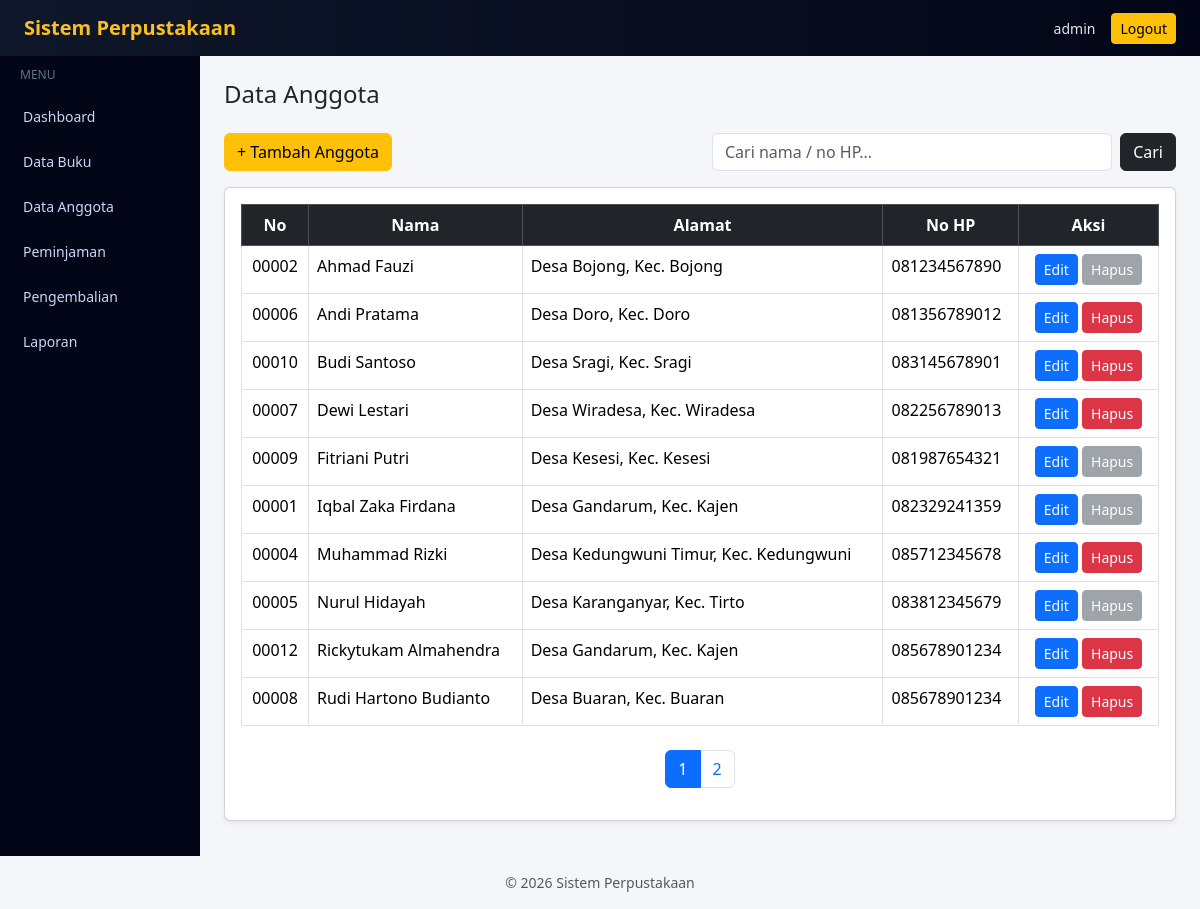
The page /anggota/index.php (signed in) on the database its author committed.
### tables this page shows
CREATE TABLE `anggota` (
  `id_anggota` int NOT NULL,
  `nama` varchar(100) NOT NULL,
  `alamat` text,
  `no_hp` varchar(15) DEFAULT NULL
);

### anggota/index.php (the view, shortened to what this page needs)
<?php
$db = new Database();
$conn = $db->conn;
include "../templates/header.php";
include "../templates/sidebar.php";
$keyword = isset($_GET['search']) ? trim($_GET['search']) : "";
$where = "";
$batas = 10;
$halaman = isset($_GET['halaman']) ? (int)$_GET['halaman'] : 1;
$halaman_awal = ($halaman - 1) * $batas;
$total_data = $conn->query("
    SELECT COUNT(*) AS total
    FROM anggota a
    $where
")->fetch_assoc()['total'];
$total_halaman = ceil($total_data / $batas);
$data = $conn->query("
    SELECT a.*,
           (SELECT COUNT(*)
            FROM peminjaman p
            WHERE p.id_anggota = a.id_anggota) AS total_pinjam
    FROM anggota a
    $where
    ORDER BY a.nama ASC
    LIMIT $halaman_awal, $batas
");
?>
<h4 class="mb-4">Data Anggota</h4>
<div class="row mb-3">
    <div class="col-md-6">
        <a href="tambah.php" class="btn btn-warning">
            + Tambah Anggota
        </a>
    </div>
    <div class="col-md-6">
        <form method="get" class="d-flex">
            <input type="text" name="search"
                class="form-control me-2"
                placeholder="Cari nama / no HP..."
                value="<?= htmlspecialchars($keyword); ?>">
            <button class="btn btn-dark">Cari</button>
        </form>
    </div>
</div>
<div class="card shadow-sm">
    <div class="card-body">
        <table class="table table-bordered table-hover">
            <thead class="table-dark text-center">
                <tr>
                    <th>No</th>
                    <th>Nama</th>
                    <th>Alamat</th>
                    <th>No HP</th>
                    <th width="140">Aksi</th>
                </tr>
            </thead>
            <tbody>
                <?php if ($data->num_rows > 0):
                    while ($row = $data->fetch_assoc()): ?>
                    <tr>
                        <td class="text-center">
                            <?= str_pad($row['id_anggota'], 5, '0', STR_PAD_LEFT); ?>
                        </td>
                        <td><?= $row['nama']; ?></td>
                        <td><?= $row['alamat']; ?></td>
                        <td><?= $row['no_hp']; ?></td>
                        <td class="text-center">
                            <a href="edit.php?id=<?= $row['id_anggota']; ?>"
                               class="btn btn-sm btn-primary">
                                Edit
                            </a>
                            <?php if ($row['total_pinjam'] == 0): ?>
                                <a href="hapus.php?id=<?= $row['id_anggota']; ?>"
                                   class="btn btn-sm btn-danger"
                                   onclick="return confirm('Hapus anggota ini?')">
                                    Hapus
                                </a>
                            <?php else: ?>
                                <button class="btn btn-sm btn-secondary" disabled
                                    title="Anggota memiliki riwayat peminjaman">
                                    Hapus
                                </button>
                            <?php endif; ?>
                        </td>
                    </tr>
                <?php endwhile; endif; ?>
            </tbody>
        </table>
        <nav>
            <ul class="pagination justify-content-center mt-4">
                <?php for ($i = 1; $i <= $total_halaman; $i++): ?>
                    <li class="page-item <?= ($i == $halaman) ? 'active' : ''; ?>">
                        <a class="page-link"
                           href="?halaman=<?= $i; ?>&search=<?= urlencode($keyword); ?>">
                            <?= $i; ?>
                        </a>
                    </li>
                <?php endfor; ?>
            </ul>
        </nav>
    </div>
</div>
<?php include "../templates/footer.php"; ?>

### templates/header.php (shortened to what this page needs)
<!DOCTYPE html>
<html lang="id">
<head>
    <link href="https://cdn.jsdelivr.net/npm/bootstrap@5.3.2/dist/css/bootstrap.min.css" rel="stylesheet">
</head>
<body>
<nav class="navbar navbar-custom px-4">
    <span class="navbar-brand">
        Sistem Perpustakaan
    </span>
    <div class="d-flex align-items-center">
        <span class="admin-name me-3">
            <?= $_SESSION['username']; ?>
        </span>
        <a href="auth/logout.php" class="btn btn-sm btn-warning">
            Logout
        </a>
    </div>
</nav>

### templates/sidebar.php (shortened to what this page needs)
<div class="container-fluid">
    <div class="row">
        <div class="col-md-2 sidebar p-0">
            <div class="sidebar-title">Menu</div>
            <a href="/perpustakaan/index.php">Dashboard</a>
            <a href="/perpustakaan/buku/index.php">Data Buku</a>
            <a href="/perpustakaan/anggota/index.php">Data Anggota</a>
            <a href="/perpustakaan/peminjaman/index.php">Peminjaman</a>
            <a href="/perpustakaan/pengembalian/index.php">Pengembalian</a>
            <a href="/perpustakaan/laporan/index.php">Laporan</a>
        </div>
        <div class="col-md-10 p-4">

### templates/footer.php (shortened to what this page needs)
        </div>
    </div>
</div>
<footer class="text-center py-3 text-muted small">
    © <?= date('Y'); ?> Sistem Perpustakaan
</footer>
</body>
</html>

### templates/header.php (style rules this page uses)
body { background-color: #f4f6f9; }
.navbar-custom { background: linear-gradient(90deg, #0f172a, #020617); }
.navbar-brand { font-weight: 600; color: #fbbf24 !important; }
.admin-name { color: #e5e7eb; font-size: 14px; }

### templates/sidebar.php (style rules this page uses)
.sidebar { background: #020617; min-height: 100vh; padding-top: 20px; }
.sidebar a { color: #cbd5f5; text-decoration: none; padding: 12px 20px; display: block; font-size: 14px; border-left: 3px solid transparent; transition: 0.3s; }
.sidebar-title { color: #64748b; font-size: 12px; padding: 10px 20px; text-transform: uppercase; }

### rows shown on the page
anggota: id_anggota "00002", nama "Ahmad Fauzi", alamat "Desa Bojong, Kec. Bojong", no_hp "081234567890", shows "Hapus"
anggota: id_anggota "00006", nama "Andi Pratama", alamat "Desa Doro, Kec. Doro", no_hp "081356789012"
anggota: id_anggota "00010", nama "Budi Santoso", alamat "Desa Sragi, Kec. Sragi", no_hp "083145678901"
anggota: id_anggota "00007", nama "Dewi Lestari", alamat "Desa Wiradesa, Kec. Wiradesa", no_hp "082256789013"
anggota: id_anggota "00009", nama "Fitriani Putri", alamat "Desa Kesesi, Kec. Kesesi", no_hp "081987654321", shows "Hapus"
anggota: id_anggota "00001", nama "Iqbal Zaka Firdana", alamat "Desa Gandarum, Kec. Kajen", no_hp "082329241359", shows "Hapus"
anggota: id_anggota "00004", nama "Muhammad Rizki", alamat "Desa Kedungwuni Timur, Kec. Kedungwuni", no_hp "085712345678"
anggota: id_anggota "00005", nama "Nurul Hidayah", alamat "Desa Karanganyar, Kec. Tirto", no_hp "083812345679", shows "Hapus"
anggota: id_anggota "00012", nama "Rickytukam Almahendra", alamat "Desa Gandarum, Kec. Kajen", no_hp "085678901234"
anggota: id_anggota "00008", nama "Rudi Hartono Budianto", alamat "Desa Buaran, Kec. Buaran", no_hp "085678901234"

### other values the page prints
$_SESSION['username'] "admin"
